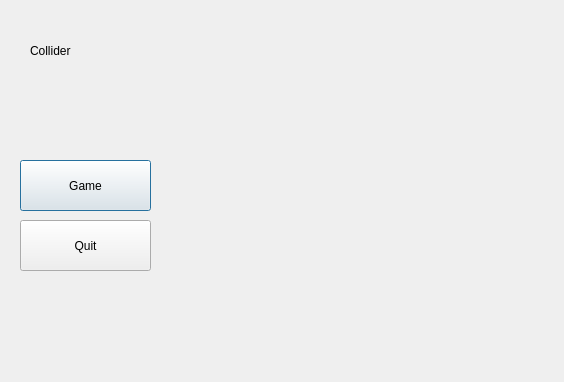
<?xml version="1.0" encoding="UTF-8"?>
<ui version="4.0">
 <class>Menu</class>
 <widget class="QDialog" name="Menu">
  <property name="geometry">
   <rect>
    <x>0</x>
    <y>0</y>
    <width>564</width>
    <height>382</height>
   </rect>
  </property>
  <property name="windowTitle">
   <string>Dialog</string>
  </property>
  <widget class="QPushButton" name="pushButton">
   <property name="geometry">
    <rect>
     <x>20</x>
     <y>160</y>
     <width>131</width>
     <height>51</height>
    </rect>
   </property>
   <property name="text">
    <string>Game</string>
   </property>
  </widget>
  <widget class="QPushButton" name="pushButton_2">
   <property name="geometry">
    <rect>
     <x>20</x>
     <y>220</y>
     <width>131</width>
     <height>51</height>
    </rect>
   </property>
   <property name="text">
    <string>Quit</string>
   </property>
  </widget>
  <widget class="QLabel" name="label">
   <property name="geometry">
    <rect>
     <x>30</x>
     <y>20</y>
     <width>281</width>
     <height>61</height>
    </rect>
   </property>
   <property name="text">
    <string>Collider</string>
   </property>
  </widget>
 </widget>
 <resources/>
 <connections>
  <connection>
   <sender>pushButton_2</sender>
   <signal>clicked()</signal>
   <receiver>pushButton_2</receiver>
   <slot>close()</slot>
   <hints>
    <hint type="sourcelabel">
     <x>237</x>
     <y>163</y>
    </hint>
    <hint type="destinationlabel">
     <x>238</x>
     <y>166</y>
    </hint>
   </hints>
  </connection>
 </connections>
</ui>
